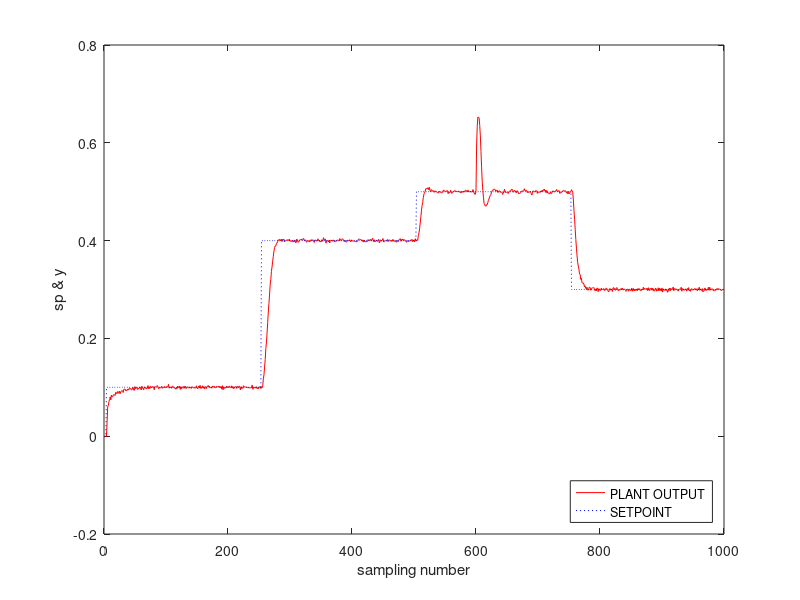
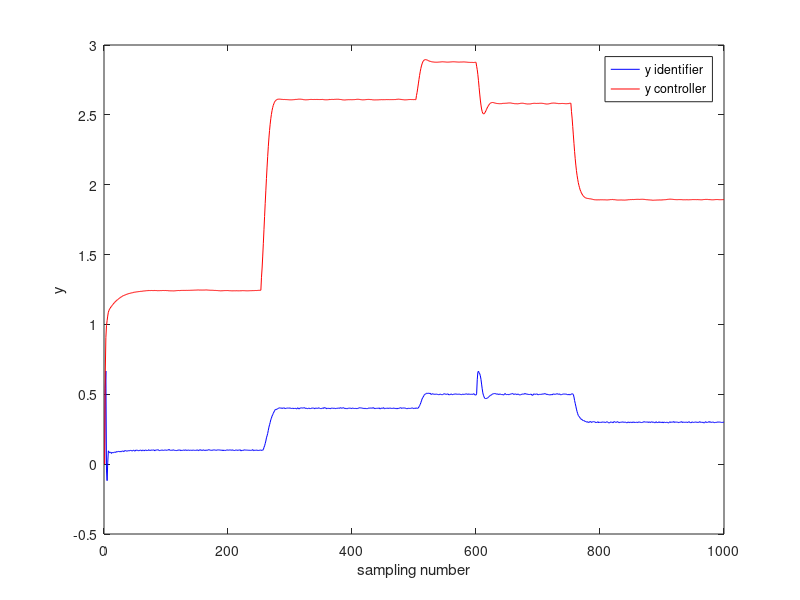
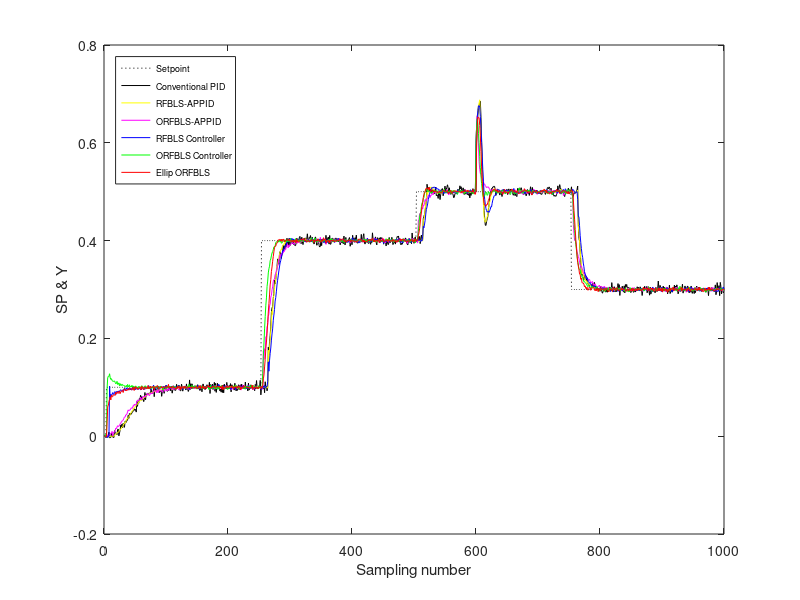

Here is the MATLAB script that generated these plots, in order: (Note: this script raises an error after producing the figures.)
clear all; clc; 
clf;

load EX1_SISO_IEllipticORFBLS.mat
y_Ellip= y;

% find the performance index
e_y=abs(sp(1:T)'-y(1:T));
maxE_y=max(e_y);
rmse_y=sqrt((e_y*e_y')/T);
ISE_y=sum(e_y*e_y');
IAE_y=sum(e_y);

for ttt=1:T
    xx(ttt)=ttt*e_y(ttt);
end
ITAE_y=sum(xx);

fprintf('maxError: %.4f\n', maxE_y);
fprintf('RMSE: %.4f\n', rmse_y);
fprintf('ISE: %.4f\n', ISE_y);
fprintf('IAE: %.4f\n', IAE_y);
fprintf('ITAE: %.4f\n', ITAE_y);


tvec=1:T;

figure(1);
% subplot(211)
plot(tvec,y(1:T),'r',tvec,sp(1:T),'b:')
% title('SETPOINT -- sp (blue...)  &  PLANT OUTPUT -- y (red)')
xlabel('sampling number');
ylabel('sp & y');
legend('PLANT OUTPUT','SETPOINT','Location','southeast')

figure(2);
plot(tvec,ym_id(1:T),'b', tvec,ym(1:T),'r'); xlabel('sampling number');ylabel('y');
% title('y compare')
legend('y identifier','y controller')


load EX1_SISO_CONV_PID.mat
load EX1_SISO_RFBLS_APPID.mat
y_rfbls_appid=y;
load EX1_SISO_ORFBLS_APPID.mat
load EX1_SISO_RFBLS_CONTROLLER.mat
y_rfblsC = y;
load EX1_SISO_ORFBLS_CONTROLLER.mat



figure(3);
plot(tvec,sp(1:T),'k:', tvec,y_conv_pid(1:T),'k', tvec,y_rfbls_appid(1:T),'y', tvec,y_orfbls_appid(1:T),'m', tvec,y_rfblsC(1:T),'b', tvec,y_orfbls_controller(1:T),'g', tvec,y_Ellip(1:T),'r')
xlabel('Sampling number');
ylabel('SP & Y');
legend('Setpoint','Conventional PID','RFBLS-APPID','ORFBLS-APPID','RFBLS Controller','ORFBLS Controller','Ellip ORFBLS','location','northwest','FontSize',6.5)

axes('position',[.45 .200 .23 .35],'ylabel',[])
box on % put box around new pair of axes

plot(tvec(550:700), sp(550:700), 'black:', ...
     tvec(550:700), y_conv_pid(550:700), 'black', ...
     tvec(550:700), y_rfbls_appid(550:700), 'y', ...
     tvec(550:700), y_orfbls_appid(550:700), 'm', ...
     tvec(550:700), y_rfblsC(550:700), 'b', ...
     tvec(550:700), y_orfbls_controller(550:700), 'g', ...
     tvec(550:700), y_Ellip(550:700), 'r');
axis tight

